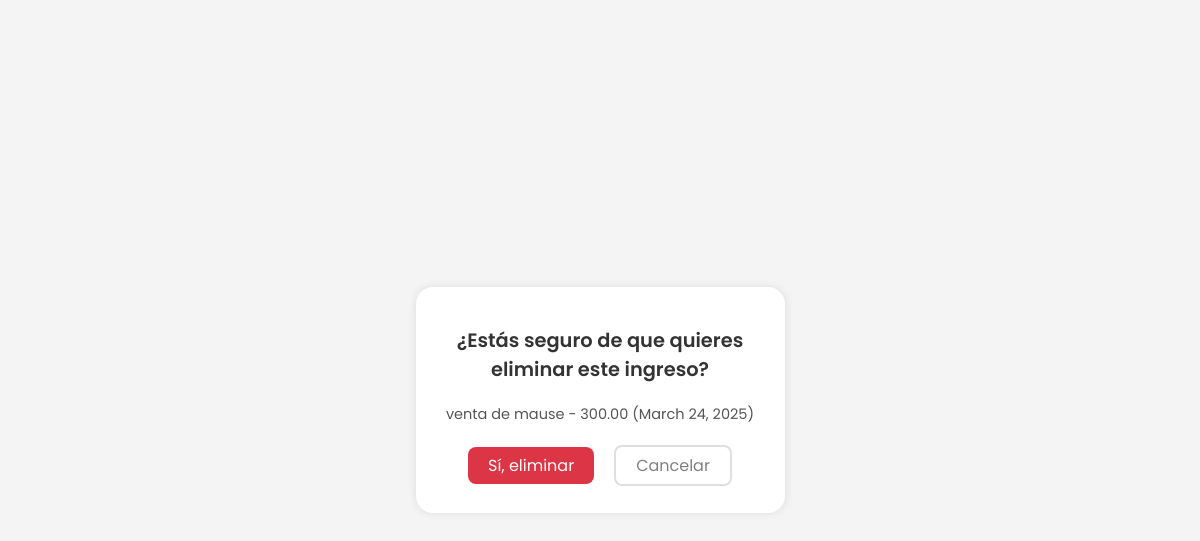
The page /finanzas/ingresos/eliminar/6/ (signed in) on the database its author committed.
### finanzas/models.py (models this page shows)
class Ingreso(models.Model):
    usuario = models.ForeignKey(User, on_delete=models.CASCADE)
    monto = models.DecimalField(max_digits=10, decimal_places=2)
    descripcion = models.CharField(max_length=255)
    fecha = models.DateField(auto_now_add=True)

### finanzas/views.py (the view)
# urls.py: path('ingresos/eliminar/<int:pk>/', eliminar_ingreso, name='eliminar_ingreso'),
@login_required
def eliminar_ingreso(request, pk):
    ingreso = get_object_or_404(Ingreso, pk=pk, usuario=request.user)
    if request.method == 'POST':
        ingreso.delete()
        return redirect('lista_ingresos')
    return render(request, 'finanzas/confirmar_eliminar_ingreso.html', {'ingreso': ingreso})

### finanzas/templates/finanzas/confirmar_eliminar_ingreso.html (shortened to what this page needs)
<!DOCTYPE html>
<html lang="es">
<head>
</head>
<body>
    <div class="confirmation-container">
        <h1 class="eliminar-titulo">¿Estás seguro de que quieres eliminar este ingreso?</h1>
        <p class="eliminar-descripcion">{{ ingreso.descripcion }} - {{ ingreso.monto }} ({{ ingreso.fecha }})</p>
        <div class="botones-fomulario">
            <form method="post">
                <button type="submit">Sí, eliminar</button>
            </form>
            <a href="{% url 'lista_ingresos' %}" class="eliminar-cancelar">Cancelar</a>
        </div>
    </div>
</body>
</html>

### finanzas/templates/finanzas/confirmar_eliminar_ingreso.html (style rules this page uses)
body { font-family: "Poppins", sans-serif; background-color: #f4f4f4; margin: 0; padding: 0; display: flex; justify-content: center; align-items: center; height: 100vh; }
.confirmation-container { background-color: #fff; padding: 27px 22px; border-radius: 17px; box-shadow: 0 0 10px rgba(0, 0, 0, 0.1); width: 325px; text-align: center; }
.eliminar-titulo { font-size: 19.4px; font-weight: 600; margin-bottom: 20px; color: #333; }
.eliminar-descripcion { font-size: 14.5px; color: #555; margin-bottom: 20px; }
button { font-family: inherit; display: block; border: none; width: 100%; padding: 6px 20px; cursor: pointer; font-size: 16px; color: #fff; border-radius: 8px; background-color: #dc3545; }
.eliminar-cancelar { text-decoration: none; color: gray; border: 2px solid rgba(128, 128, 128, 0.252); padding: 6px 20px; border-radius: 8px; }
.botones-fomulario { display: flex; justify-content: center; align-items: center; gap: 20px; }

### rows shown on the page
Ingreso: descripcion "venta de mause", monto "300.00", fecha "March 24, 2025"
